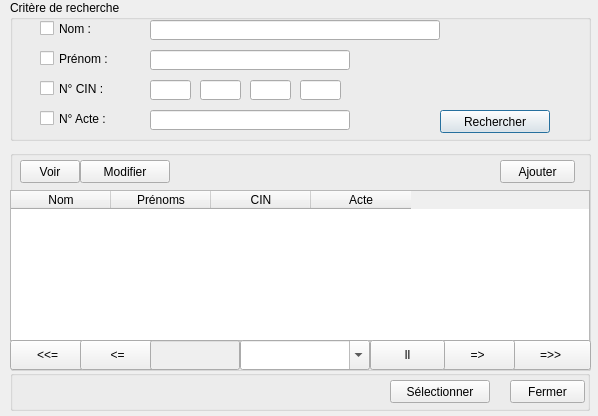
<?xml version="1.0" encoding="UTF-8"?>
<ui version="4.0">
 <class>Dialog</class>
 <widget class="QDialog" name="Dialog">
  <property name="geometry">
   <rect>
    <x>0</x>
    <y>0</y>
    <width>598</width>
    <height>416</height>
   </rect>
  </property>
  <property name="windowTitle">
   <string>Liste des contribuable</string>
  </property>
  <widget class="QGroupBox" name="groupBox">
   <property name="geometry">
    <rect>
     <x>10</x>
     <y>0</y>
     <width>581</width>
     <height>141</height>
    </rect>
   </property>
   <property name="title">
    <string>Critère de recherche</string>
   </property>
   <widget class="QCheckBox" name="checkBoxNom">
    <property name="geometry">
     <rect>
      <x>30</x>
      <y>20</y>
      <width>101</width>
      <height>17</height>
     </rect>
    </property>
    <property name="text">
     <string>Nom :</string>
    </property>
   </widget>
   <widget class="QCheckBox" name="checkBoxPrenom">
    <property name="geometry">
     <rect>
      <x>30</x>
      <y>50</y>
      <width>80</width>
      <height>17</height>
     </rect>
    </property>
    <property name="text">
     <string>Prénom :</string>
    </property>
   </widget>
   <widget class="QLineEdit" name="lineEditNom">
    <property name="geometry">
     <rect>
      <x>140</x>
      <y>20</y>
      <width>290</width>
      <height>20</height>
     </rect>
    </property>
   </widget>
   <widget class="QPushButton" name="btnRechercher">
    <property name="geometry">
     <rect>
      <x>430</x>
      <y>110</y>
      <width>110</width>
      <height>23</height>
     </rect>
    </property>
    <property name="text">
     <string>Rechercher</string>
    </property>
   </widget>
   <widget class="QLineEdit" name="lineEditPrenom">
    <property name="geometry">
     <rect>
      <x>140</x>
      <y>50</y>
      <width>200</width>
      <height>20</height>
     </rect>
    </property>
   </widget>
   <widget class="QLineEdit" name="lineEditNumActe">
    <property name="geometry">
     <rect>
      <x>140</x>
      <y>110</y>
      <width>200</width>
      <height>20</height>
     </rect>
    </property>
   </widget>
   <widget class="QCheckBox" name="checkCIN">
    <property name="geometry">
     <rect>
      <x>30</x>
      <y>80</y>
      <width>100</width>
      <height>17</height>
     </rect>
    </property>
    <property name="text">
     <string>N° CIN :</string>
    </property>
   </widget>
   <widget class="QCheckBox" name="checkBoxNumActe">
    <property name="geometry">
     <rect>
      <x>30</x>
      <y>110</y>
      <width>80</width>
      <height>17</height>
     </rect>
    </property>
    <property name="text">
     <string>N° Acte :</string>
    </property>
   </widget>
  </widget>
  <widget class="QLineEdit" name="lineEditCIN4">
   <property name="geometry">
    <rect>
     <x>300</x>
     <y>80</y>
     <width>41</width>
     <height>20</height>
    </rect>
   </property>
  </widget>
  <widget class="QLineEdit" name="lineEditCIN1">
   <property name="geometry">
    <rect>
     <x>150</x>
     <y>80</y>
     <width>41</width>
     <height>20</height>
    </rect>
   </property>
  </widget>
  <widget class="QLineEdit" name="lineEditCIN3">
   <property name="geometry">
    <rect>
     <x>250</x>
     <y>80</y>
     <width>41</width>
     <height>20</height>
    </rect>
   </property>
  </widget>
  <widget class="QLineEdit" name="lineEditCIN2">
   <property name="geometry">
    <rect>
     <x>200</x>
     <y>80</y>
     <width>41</width>
     <height>20</height>
    </rect>
   </property>
  </widget>
  <widget class="QGroupBox" name="groupBox_3">
   <property name="geometry">
    <rect>
     <x>10</x>
     <y>150</y>
     <width>581</width>
     <height>221</height>
    </rect>
   </property>
   <property name="title">
    <string/>
   </property>
   <widget class="QPushButton" name="btnVoir">
    <property name="geometry">
     <rect>
      <x>10</x>
      <y>10</y>
      <width>60</width>
      <height>23</height>
     </rect>
    </property>
    <property name="text">
     <string>Voir</string>
    </property>
   </widget>
   <widget class="QTableWidget" name="tableWidget">
    <property name="geometry">
     <rect>
      <x>0</x>
      <y>40</y>
      <width>580</width>
      <height>151</height>
     </rect>
    </property>
    <column>
     <property name="text">
      <string>Nom</string>
     </property>
    </column>
    <column>
     <property name="text">
      <string>Prénoms</string>
     </property>
    </column>
    <column>
     <property name="text">
      <string>CIN</string>
     </property>
    </column>
    <column>
     <property name="text">
      <string>Acte</string>
     </property>
    </column>
   </widget>
   <widget class="QPushButton" name="btnDebut">
    <property name="geometry">
     <rect>
      <x>0</x>
      <y>190</y>
      <width>75</width>
      <height>30</height>
     </rect>
    </property>
    <property name="text">
     <string>&lt;&lt;=</string>
    </property>
   </widget>
   <widget class="QPushButton" name="btnPrecedent">
    <property name="geometry">
     <rect>
      <x>70</x>
      <y>190</y>
      <width>75</width>
      <height>30</height>
     </rect>
    </property>
    <property name="text">
     <string>&lt;=</string>
    </property>
   </widget>
   <widget class="QPushButton" name="btnFin">
    <property name="geometry">
     <rect>
      <x>500</x>
      <y>190</y>
      <width>81</width>
      <height>30</height>
     </rect>
    </property>
    <property name="text">
     <string>=&gt;&gt;</string>
    </property>
   </widget>
   <widget class="QPushButton" name="btnSuivant">
    <property name="geometry">
     <rect>
      <x>430</x>
      <y>190</y>
      <width>75</width>
      <height>30</height>
     </rect>
    </property>
    <property name="text">
     <string>=&gt;</string>
    </property>
   </widget>
   <widget class="QPushButton" name="pushButton_9">
    <property name="geometry">
     <rect>
      <x>360</x>
      <y>190</y>
      <width>75</width>
      <height>30</height>
     </rect>
    </property>
    <property name="text">
     <string>ll</string>
    </property>
   </widget>
   <widget class="QComboBox" name="comboBox_3">
    <property name="geometry">
     <rect>
      <x>230</x>
      <y>190</y>
      <width>130</width>
      <height>30</height>
     </rect>
    </property>
    <property name="editable">
     <bool>true</bool>
    </property>
   </widget>
   <widget class="QLineEdit" name="lineEditRatio">
    <property name="enabled">
     <bool>false</bool>
    </property>
    <property name="geometry">
     <rect>
      <x>140</x>
      <y>190</y>
      <width>90</width>
      <height>30</height>
     </rect>
    </property>
   </widget>
   <widget class="QPushButton" name="btnModifier">
    <property name="geometry">
     <rect>
      <x>70</x>
      <y>10</y>
      <width>90</width>
      <height>23</height>
     </rect>
    </property>
    <property name="text">
     <string>Modifier</string>
    </property>
   </widget>
   <widget class="QPushButton" name="btnAjouter">
    <property name="geometry">
     <rect>
      <x>490</x>
      <y>10</y>
      <width>75</width>
      <height>23</height>
     </rect>
    </property>
    <property name="text">
     <string>Ajouter</string>
    </property>
   </widget>
  </widget>
  <widget class="QGroupBox" name="groupBox_4">
   <property name="geometry">
    <rect>
     <x>10</x>
     <y>370</y>
     <width>580</width>
     <height>41</height>
    </rect>
   </property>
   <property name="title">
    <string/>
   </property>
   <widget class="QPushButton" name="btnSelectionner">
    <property name="geometry">
     <rect>
      <x>380</x>
      <y>10</y>
      <width>100</width>
      <height>23</height>
     </rect>
    </property>
    <property name="text">
     <string>Sélectionner</string>
    </property>
   </widget>
   <widget class="QPushButton" name="btnFermer">
    <property name="geometry">
     <rect>
      <x>500</x>
      <y>10</y>
      <width>75</width>
      <height>23</height>
     </rect>
    </property>
    <property name="text">
     <string>Fermer</string>
    </property>
   </widget>
  </widget>
 </widget>
 <resources/>
 <connections/>
</ui>
